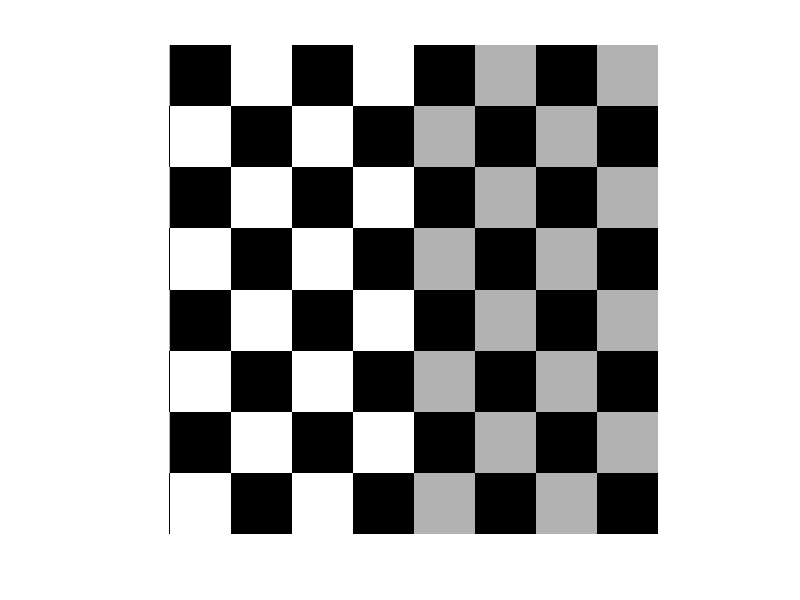
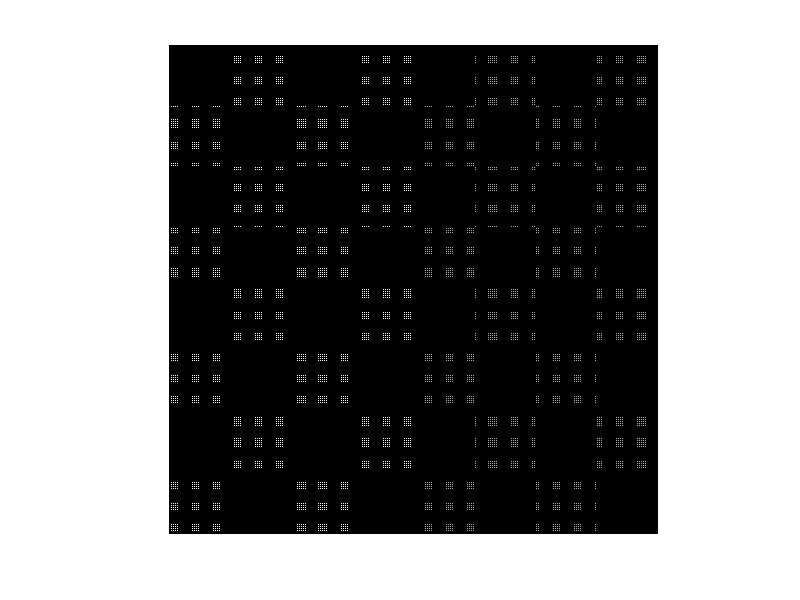

Reproduce these figures in MATLAB, in order.
%Upsampling of the image
clc
clear all
close all
im=checkerboard(32);
L=input('Enter the upsampling factor:');
[m,n]=size(im);
im1=zeros(L*m,L*n);
for i=1:m
    for j=1:n
        im1(L*(i-1)+1,L*(j-1)+1)=im(i,j);
    end
end
imshow(im),figure,imshow(im1)
